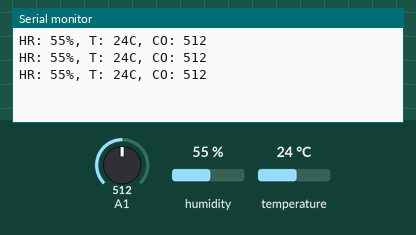
This sketch was run on a simulated Arduino Uno, built with avr-gcc and run on an emulated ATmega328P. Shown: the last lines printed to the serial monitor. Wiring (inferred from the names in the program): DHT11 sensor: data pin 8. The test bench sets the inputs (shaded band); at power-on: humidity 55 %, A1 = 512, temperature 24 °C.

Above: at 1.8 s.
1.9 s: humidity set to 22 %
At 3.0 s:
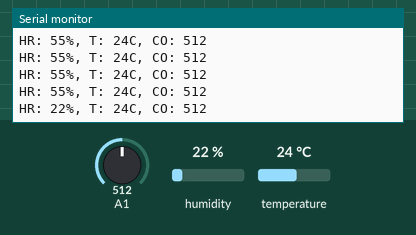
3.4 s: A1 set to 716
At 4.5 s:
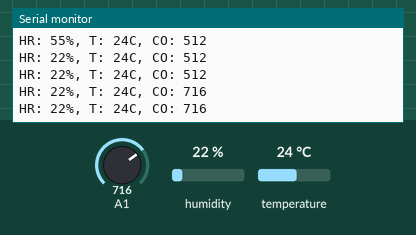
4.9 s: temperature set to 12 °C
At 6.3 s:
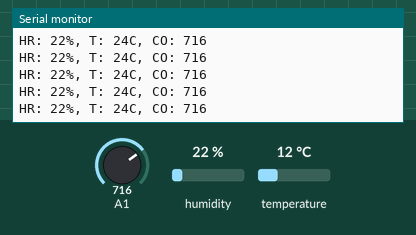
6.4 s: A1 set to 900
At 7.0 s:
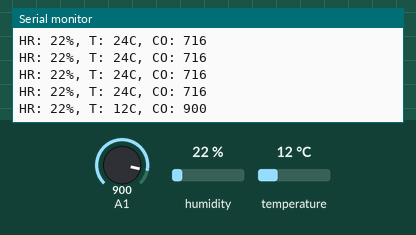
7.9 s: humidity set to 40 %
At 8.5 s:
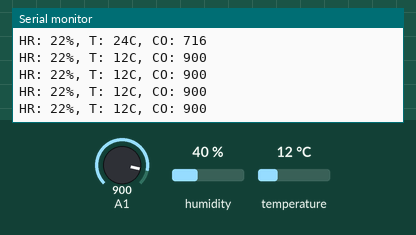
Timing chart, 0 to 10.4 s (numbered marks = the images above; inputs shaded):
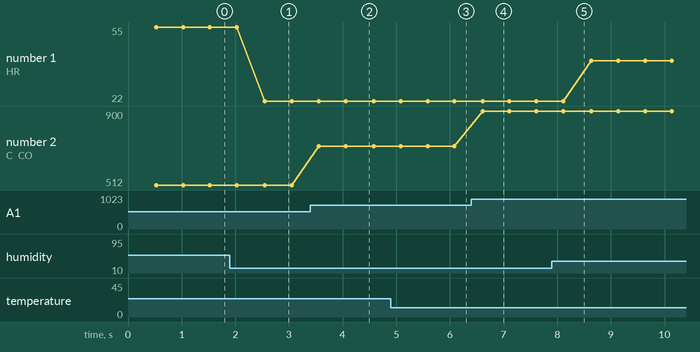

Measured:
- after the input at 1.9 s, the serial monitor: prints a new line after 0.65 s (image 1)
- after the input at 3.4 s, the serial monitor: prints a new line after 0.15 s (image 2)
- after the input at 6.4 s, the serial monitor: prints a new line after 0.21 s (image 4)
- plotted number 1: 55 → 22 after the input at 1.9 s, 22 → 40 after the input at 7.9 s
- plotted number 2: 512 → 716 after the input at 3.4 s, 716 → 900 after the input at 6.4 s

The sketch:

simple-polucion.ino
```cpp
/*Sensor de Temperatura y Humedad DHT11<br>Instrucciones:
  Recuerda descargar la libreria DHT para poder utilizar este sensor
  Conectaremos el Sensor DHT11 a 5v y el pin de señal a la entrada digital 7
*/
//////////////////////////////////////////////////- h y t
#include "DHT.h"
#define DHTPIN 8
#define DHTTYPE DHT11
DHT dht(DHTPIN, DHTTYPE);

//////////////////////////////////////////////////- co
int sensorValue;

//////////////////////////////////////////////////- ppm
#include<DSM501.h>

#define DSM501_PM10 3 // v2 1um
#define DSM501_PM25 4 // v1 1um

DSM501 dsm501(DSM501_PM10, DSM501_PM25);

unsigned long tarranque = 0;

//////////////////////////////////////////////////-
void setup() {
  Serial.begin(9600);
  dht.begin();
  // Initialize DSM501
  dsm501.begin(MIN_WIN_SPAN);
  // tiempo arranque
  tarranque = millis();
}
//////////////////////////////////////////////////-
void loop() {
  if (tarranque + 60000 < millis()) {
    // call dsm501 to handle updates.
    dsm501.update();

    // get PM density of particles over 1.0 μm
    Serial.print("PM10: ");
    Serial.print(dsm501.getParticalWeight(0));
    Serial.println(" ug/m3");

    // get PM density of particles over 2.5 μm
    Serial.print("PM25: ");
    Serial.print(dsm501.getParticalWeight(1));
    Serial.println(" ug/m3");

    //Serial.print("AQI: ");
    //Serial.println(dsm501.getAQI());

    // get PM2.5 density of particles between 1.0~2.5 μm
    Serial.print("PM2.5: ");
    Serial.print(dsm501.getPM25());
    Serial.println(" ug/m3");
    //
    Serial.println("//////////////////");
  }


  int h = dht.readHumidity();// Lee la humedad
  int t = dht.readTemperature(); //Lee la temperatura
  //////////////////////////////////////////////////-Humedad
  Serial.print("HR: ");
  Serial.print(h);//Escribe la humedad
  Serial.print("%");
  //delay (500);
  ///////////////////////////////////////////////////-Temperatura
  Serial.print(", T: ");
  Serial.print(t);//Escribe la temperatura
  Serial.print("C");
  ///////////////////////////////////////////////////-COncentracion CO2
  sensorValue = analogRead(1);       // read analog input pin 0
  Serial.print(", CO: ");
  Serial.println(sensorValue, DEC);  // prints the value read
  ///////////////////////////////////////////////////
  //delay (1000);
  ///////////////////////////////////////////////////
}
```
